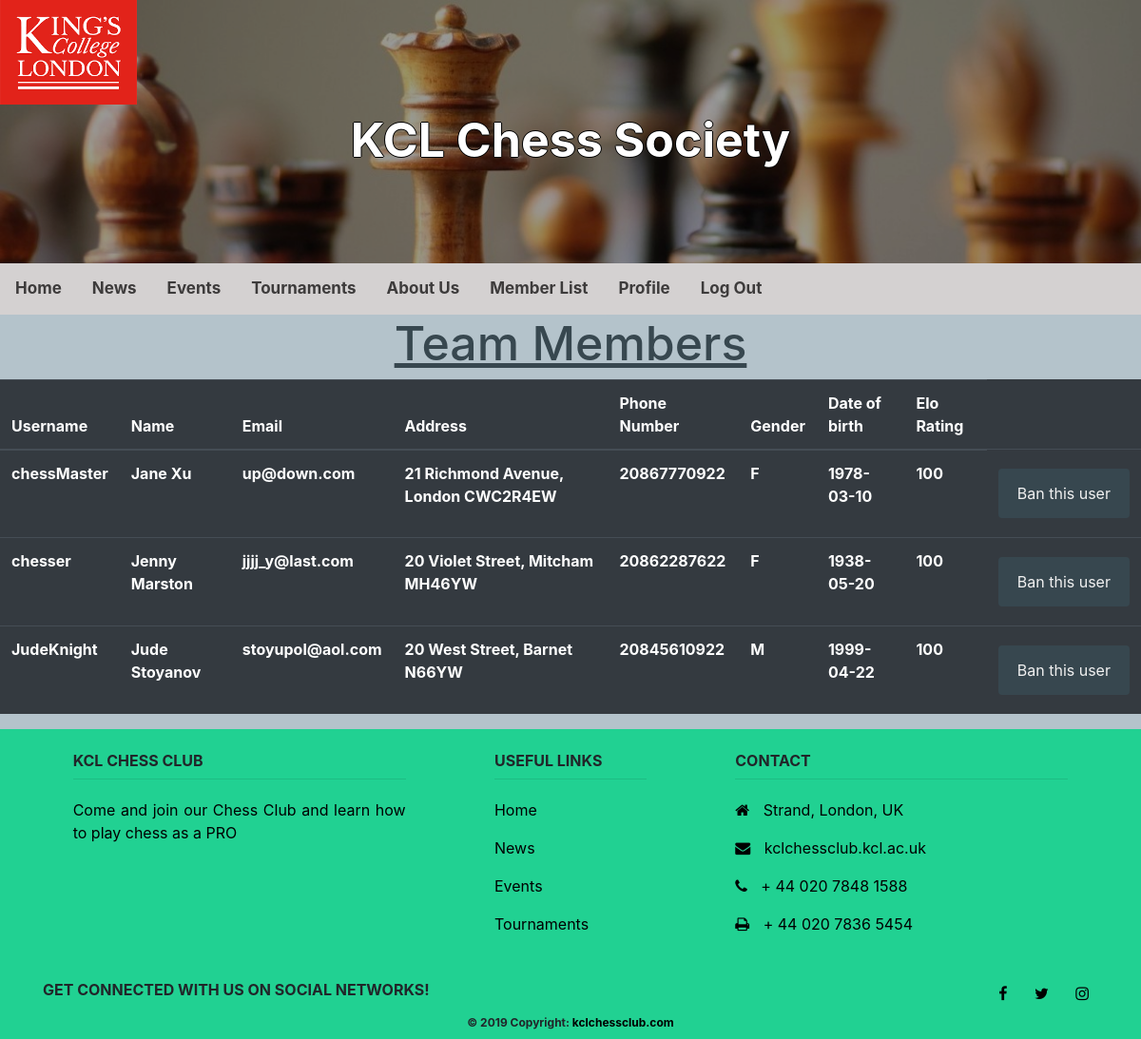
The app's page /pages/members/members.php (signed in) with its own data.
### tables this page shows
CREATE TABLE `users` (
  `id` INT(11) NOT NULL AUTO_INCREMENT,
  `admin` BIT(1) NOT NULL DEFAULT 0,  
  `system_admin` BIT(1) NOT NULL DEFAULT 0,  
  `first_name` VARCHAR(255),
  `last_name` VARCHAR(255),
  `dob` DATE NOT NULL,
  `gender` CHAR(1) NOT NULL,  
  `phone` VARCHAR(15) NOT NULL,
  `address` VARCHAR(255),
  `rating` INT(3) NOT NULL DEFAULT 100,
  `email` VARCHAR(255),
  `username` VARCHAR(255),
  `hashed_password` VARCHAR(255),
  PRIMARY KEY (`id`)
);

### private/functions.php (called while the page is built, shortened)
<?php
    function url_for($path) {
        if($path[0] != '/') {
            $path = "/" . $path;
        }
        return WWW_ROOT . $path;
    }
?>

### private/auth_functions.php (called while the page is built, shortened)
<?php
  function require_admin_login() {
    if(!user_is_admin()) {
      redirect_to(url_for('index.php'));
    } else {
    }
  }
  function is_logged_in() {
    return isset($_SESSION['user_id']);
  }
  function user_is_admin() {
    $user = find_user_by_id($_SESSION['user_id']);
    return (is_logged_in() && $user['admin'] == "1");
  }
?>

### private/query_functions_users.php (called while the page is built, shortened)
<?php
    function find_user_by_id($id) {
        global $db;
        $sql = "SELECT * FROM users ";
        $sql .= "WHERE id='" . db_escape($db, $id) . "' ";
        $sql .= "LIMIT 1";
        $result = mysqli_query($db, $sql);
        $user = mysqli_fetch_assoc($result);
        return $user;
    }
    function find_members() {
        global $db;
        $sql = "SELECT * FROM users WHERE admin = 0; ";
        $result = mysqli_query($db, $sql);
        return $result;
    }
?>

### private/database.php (called while the page is built, shortened)
<?php
    function db_escape($connection, $input) {
        return mysqli_real_escape_string($connection, $input);
    }
?>

### public/pages/members/members.php (the view, shortened to what this page needs)
<?php
require_admin_login();
?>
<?php include(SHARED_PATH . '/header.php'); ?>
<h1 style="font-size: 50px;", text-align="center">Team Members</h1>
  <table class="table table-hover table-dark">
  <thead>
    <tr>
      <th scope="col">Username</th>
      <th scope="col">Name</th>
      <th scope="col">Email</th>
      <th scope="col">Address</th>
      <th scope="col">Phone Number</th>
      <th scope="col">Gender</th>
      <th scope="col">Date of birth</th>
      <th scope="col">Elo Rating</th>
    </tr>
  </thead>
  <tbody>
  <?php
  $members = find_members();
        if (mysqli_num_rows($members) > 0) {
            while($row = mysqli_fetch_assoc($members)){
                echo "<tr>";
                  echo "<th scope='col'>". $row["username"]. "</th>";
                  echo "<th scope='col'>". $row["first_name"]. " " . $row["last_name"]."</th>";
                  echo "<th scope='col'>". $row["email"]. "</th>";
                  echo "<th scope='col'>". $row["address"]. "</th>";
                  echo "<th scope='col'>". $row["phone"]. "</th>";
                  echo "<th scope='col'>". $row["gender"]. "</th>";
                  echo "<th scope='col'>". $row["dob"]. "</th>";
                  echo "<th scope='col'>". $row["rating"]. "</th>";
                  echo "<th scope='col'>";
                  echo '<form width="800px" margin="auto" action="members.php?" method="post">';
                  echo '<input type="submit" name ="ban'. $row["id"] .'" value="Ban this user" />';
                  echo '</form>';
                  echo "</th>";
                echo "</tr>";
            }
        }
        else{
            echo '<p> No tournaments could be found.</p>';
        }
        ?>
    </tbody>
  </table>
<?php include(SHARED_PATH . '/footer.php'); ?>

### private/shared/header.php (shortened to what this page needs)
<!doctype html>
<html lang="en">
    <head>
        <link rel="stylesheet" href="https://stackpath.bootstrapcdn.com/bootstrap/4.3.1/css/bootstrap.min.css">
        <link rel="stylesheet" media="all" href="<?php echo url_for('pages/stylesheets/public.css'); ?>" />
        <link rel="stylesheet" media="all" href="<?php echo url_for('pages/stylesheets/header.css'); ?>"/>
    </head>
    <body>
        <header>
            <div class="topContainer">
                <img class="image" id="chessImage" src="<?php echo url_for('Images/chessboard.jpeg'); ?>">
                <div class="centeredTitle">KCL Chess Society</div>
                <img class="image" id="kclImage" src="<?php echo url_for('Images/img_kcl.png'); ?>">
            </div>
            <div class="topNav">
            <a href="<?php echo url_for('index.php'); ?>">Home</a>
            <a href="<?php echo url_for('pages/News/index.php'); ?>">News</a>
            <a href="<?php echo url_for('pages/Event/index.php'); ?>">Events</a>
            <a href="<?php echo url_for('pages/Tournament/index.php'); ?>">Tournaments</a>
            <a href="<?php echo url_for('pages/about/index.php'); ?>">About Us</a>
            <?php
                if(is_logged_in()){
                    if(user_is_admin()){
                        echo "<a href=" . url_for('pages/members/members.php'). ">Member List</a>";
                    }
                    echo "<a href=" . url_for('pages/profile/index.php'). ">Profile</a>";
                    echo "<a href=" . url_for('pages/log_out.php'). ">Log Out</a>";
                }
                else{
                    echo "<a href=" . url_for('pages/log_in.php'). ">Login</a>";
                }
            ?>
        </div>
        </header>

### private/shared/footer.php (shortened to what this page needs)
    <footer class="page-footer">
        <link rel="stylesheet" media="all" href="<?php echo url_for('pages/stylesheets/footer.css'); ?>"/>
        <div style="background-color: #21d192;">
            <div class="container">
                <div class="row py-4 my-2">
                    <div class="col-md-4 mx-auto">
                    <h6 class="text-uppercase font-weight-bold">KCL Chess Club</h6>
                    <hr>
                    <p class="footerP">Come and join our Chess Club and learn how to play chess as a PRO</p>
                    </div>
                    <div class="col-md-2 mx-auto">
                        <h6>Useful Links</h6>
                        <hr>
                        <p class="footerP"><a href="<?php echo url_for('index.php'); ?>">Home</a></p>
                        <p class="footerP"><a href="<?php echo url_for('pages/News/index.php'); ?>">News</a></p>
                        <p class="footerP"><a href="<?php echo url_for('pages/Event/index.php'); ?>">Events</a></p>
                        <p class="footerP"><a href="<?php echo url_for('pages/Tournament/index.php'); ?>">Tournaments</a></p>
                    </div>
                    <div class="col-md-4 mx-auto">
                        <h6>Contact</h6>
                        <hr>
                        <p class="footerP"><i class="fa fa-home"></i> Strand, London, UK</p>
                        <p class="footerP"><i class="fa fa-envelope"></i> kclchessclub.kcl.ac.uk</p>
                        <p class="footerP"><i class="fa fa-phone"></i> + 44 020 7848 1588</p>
                        <p class="footerP"><i class="fa fa-print"></i> + 44 020 7836 5454</p>
                    </div>
                </div>
                <div class="row align-items-center">
                    <div class="col-md-6 text-center text-md-left mb-md-0">
                    <h6>Get connected with us on social networks!</h6>
                    </div>
                    <div class="col-md-6 text-center text-md-right">
                        <link rel="stylesheet" href="https://cdnjs.cloudflare.com/ajax/libs/font-awesome/4.7.0/css/font-awesome.min.css">
                        <a href="https://www.facebook.com/kclsupage/" class="fb-ic">
                            <i class="fa fa-facebook-f white-text mr-4"> </i>
                        </a>
                        <a href="https://twitter.com/kclsu" class="tw-ic">
                            <i class="fa fa-twitter white-text mr-4"> </i>
                        </a>
                        <a href="https://www.instagram.com/kclsu/" class="ins-ic">
                            <i class="fa fa-instagram white-text"> </i>
                        </a>
                    </div>
                </div>
                <div class="footer-copyright text-center py-2" id ="copyright">© 2019 Copyright:
                    <a href="<?php echo url_for('index.php'); ?>"> kclchessclub.com</a>
                </div>
            </div>
        </div>
    </footer>
  </body>
</html>

### public/pages/stylesheets/public.css (style rules this page uses)
body { background-color: #b4c3cb; }
h1 { color: #37474f; text-decoration: underline; text-align: center; }
p { color: #37474f; font-size: 20px; padding-left: 40px; padding-right: 40px; text-align: justify; }
input[type=submit] { width: 100%; background-color: #37474f; color: #f1f1f1; padding: 14px 20px; margin: 8px 0; border: none; border-radius: 4px; cursor: pointer; }

### public/pages/stylesheets/header.css (style rules this page uses)
.topContainer { width:100%; }
.centeredTitle { font-size:50px; width:100%; max-height: 20%; text-align: center; font-weight:bold; color:white; position: absolute; left: 50%; top: 20%; bottom: 20%; transform: translate(-50%, -50%); text-shadow: -1px 0 black, 0 1px black, 1px 0 black, 0 -1px black; }
#chessImage { filter: brightness(60%); width: 100%; }
#kclImage { position:absolute; left: 0; top: 0; width:12%; }
.topNav { background-color: rgb(212, 209, 209); overflow: hidden; width: 100%; }
.topNav a { float: left; color: #3d3b3b; text-align: center; padding: 14px 16px; text-decoration: none; font-size: 17px; font-weight: bold; }

### public/pages/stylesheets/footer.css (style rules this page uses)
.footerP { padding: 0px; font-size:16px; color: black; }
hr { color: black; margin-bottom: 20px; margin-top: 0px; }
h6 { font-weight: bold; text-transform: uppercase; }
i { margin-right: 10px; }
a { color: black; }
#copyright { font-size:12px; font-weight:bold; }

### records on screen
users: username "chessMaster", first_name "Jane", last_name "Xu", email "up@down.com", address "21 Richmond Avenue, London CWC2R4EW", phone "20867770922", gender "F", dob "1978-03-10", rating "100"
users: username "chesser", first_name "Jenny", last_name "Marston", email "jjjj_y@last.com", address "20 Violet Street, Mitcham MH46YW", phone "20862287622", gender "F", dob "1938-05-20", rating "100"
users: username "JudeKnight", first_name "Jude", last_name "Stoyanov", email "stoyupol@aol.com", address "20 West Street, Barnet N66YW", phone "20845610922", gender "M", dob "1999-04-22", rating "100"
